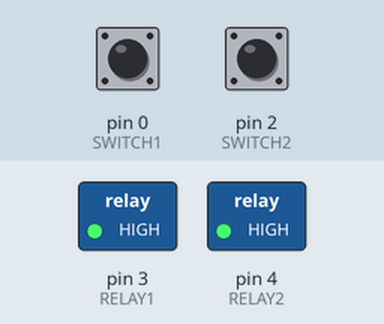
Simulated run of this sketch. Board: Arduino Uno, built with avr-gcc and run on an emulated ATmega328P. On the bench: switched loads named in the sketch (green lamp = pin HIGH). Dashed ring = blinking. Inputs (shaded band) come from the test bench; at power-on: pin 0 (SWITCH1) LOW, pin 2 (SWITCH2) LOW.

Above: at 1.8 s.
1.9 s: pin 0 (SWITCH1) pulled HIGH for 3.2 s
At 6.2 s:
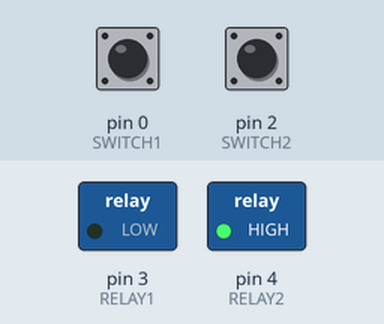
6.6 s: pin 2 (SWITCH2) pulled HIGH for 3.2 s
At 7.6 s:
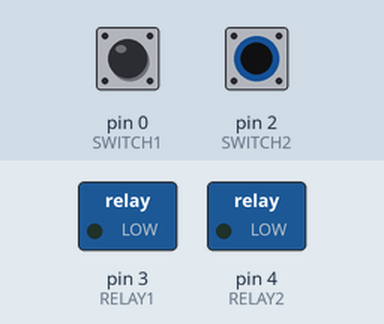
11.3 s: pin 2 (SWITCH2) pulled HIGH for 0.6 s
At 12.1 s:
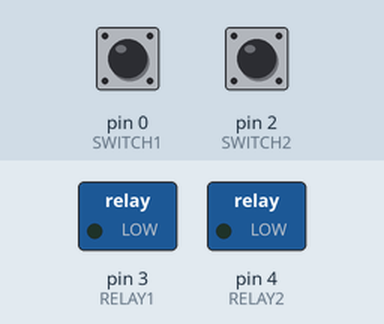
13.4 s: pin 0 (SWITCH1) pulled HIGH for 0.6 s
At 14.0 s:
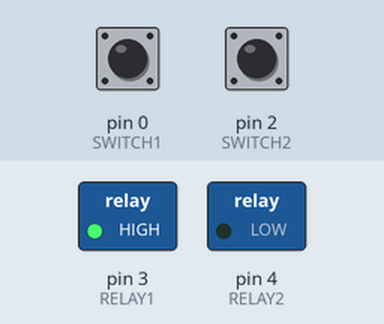
Timing chart, 0 to 16.4 s (numbered marks = the images above; inputs shaded):
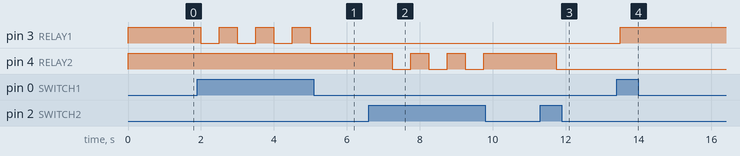

Measured:
- after the input at 1.9 s, pin 3 (RELAY1): alternates HIGH for 0.50 s and LOW for 0.50 s, 7 changes in all, then stays LOW, starting after 0.10 s
- after the input at 6.6 s, pin 4 (RELAY2): alternates HIGH for 0.50 s and LOW for 0.50 s, 6 changes in all, then stays HIGH, starting after 0.65 s
- after the input at 11.3 s, pin 4 (RELAY2): HIGH → LOW after 0.45 s
- after the input at 13.4 s, pin 3 (RELAY1): LOW → HIGH after 0.10 s

The sketch:

TinyRelay.ino
```cpp
#define SWITCH1 0
#define SWITCH2 2
#define RELAY1 3
#define RELAY2 4

boolean btn1Pressed = false;
boolean btn2Pressed = false;

void setup() {
  pinMode(SWITCH1, INPUT);
  pinMode(SWITCH2, INPUT);
  pinMode(RELAY1, OUTPUT);
  pinMode(RELAY2, OUTPUT);
  digitalWrite(RELAY1, HIGH);
  digitalWrite(RELAY2, HIGH);
}

void loop() {
  int sw1 = digitalRead(SWITCH1);
  int sw2 = digitalRead(SWITCH2);
  if (sw1 == HIGH) {
    btn1Pressed = !btn1Pressed;
  }
  if (sw2 == HIGH) {
    btn2Pressed = !btn2Pressed;
  }
  if (btn1Pressed) {
    digitalWrite(RELAY1, LOW);
    delay(250);
  } else {
    digitalWrite(RELAY1, HIGH);
    delay(250);
  }
  if (btn2Pressed) {
    digitalWrite(RELAY2, LOW);
    delay(250);
  } else {
    digitalWrite(RELAY2, HIGH);
    delay(250);
  }
}
```
